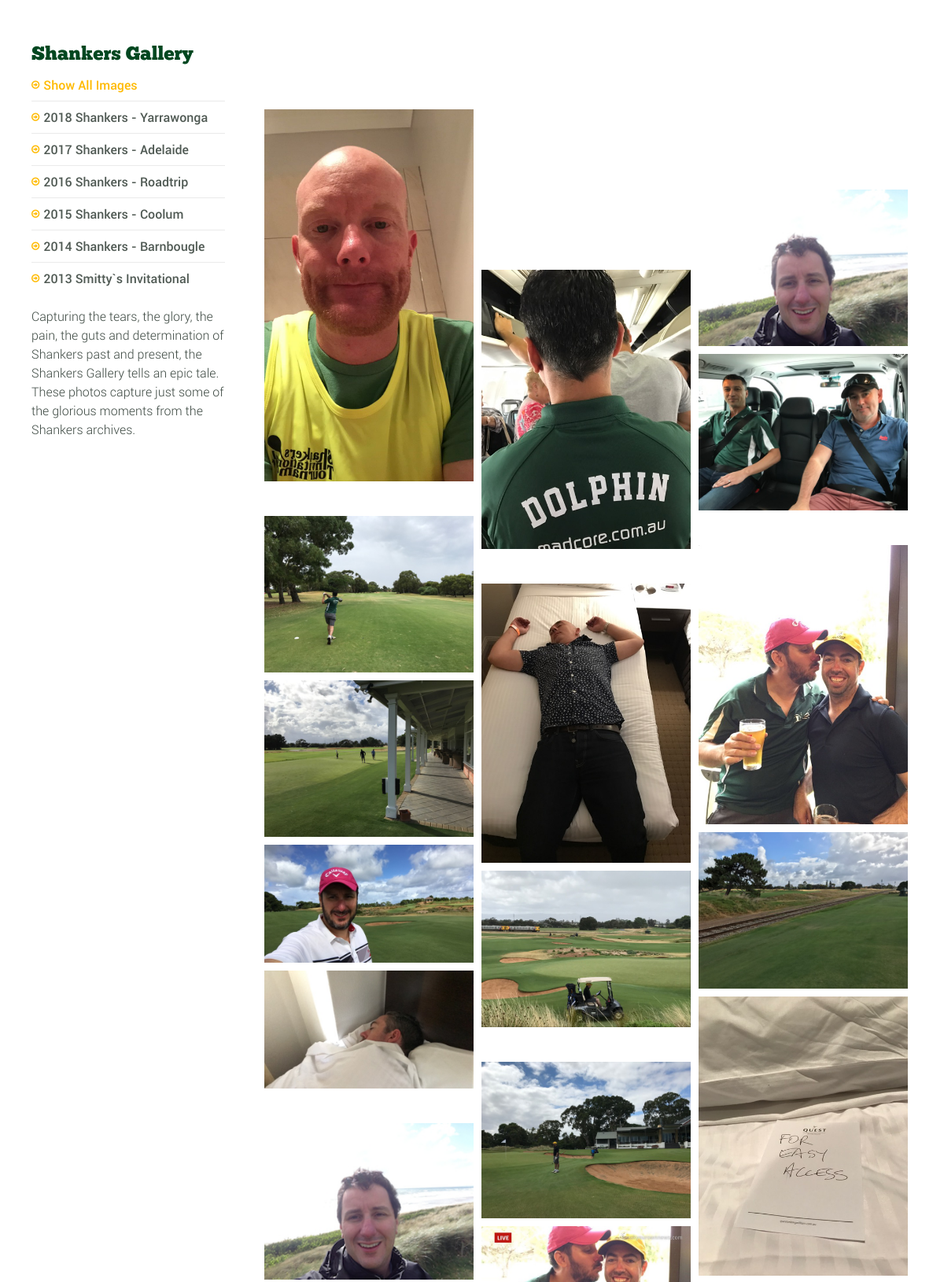
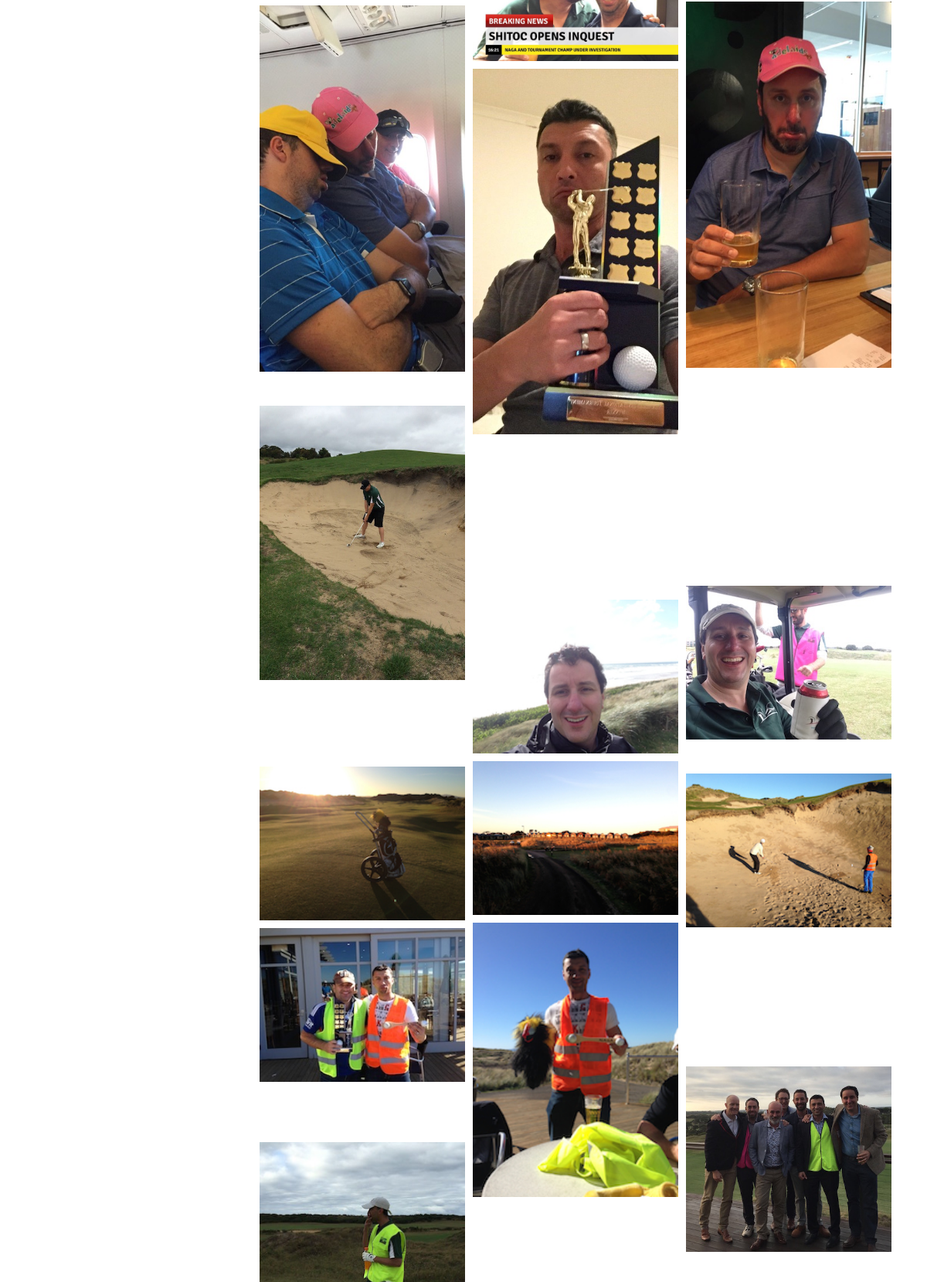
The page /shankersinvitational/past.php (upper part) on the database its author committed (2 pictures, top to bottom).
### tables this page shows
CREATE TABLE IF NOT EXISTS `competition` (
  `id` int(11) NOT NULL,
  `yearid` smallint(6) NOT NULL,
  `venue` text NOT NULL,
  `startdate` date NOT NULL,
  `enddate` date NOT NULL,
  `compname` text NOT NULL,
  `photocount` int(11) DEFAULT NULL
);

CREATE TABLE IF NOT EXISTS `year` (
  `id` int(11) NOT NULL,
  `year` smallint(6) NOT NULL
);

### shankersinvitational/dbutils.php (called while the page is built, shortened)
<?
function mhdbconnect(&$err) {
  $UID	= "shankers";
  $PWD	= "mKS6dAMUNCvF5R8Y";
  $dbcon =  mysql_connect('127.0.0.1', $UID, $PWD);
 return $dbcon;
}
function mhexecquery($query, &$err) {
  $dbcon =  mhdbconnect($err);
  if ($dbcon) {
    $result = mysql_db_query ('shankersinvitational', $query);
  }
  return $result;
}
?>

### shankersinvitational/past.php (the view, shortened to what this page needs)
<?
include 'dbutils.php';
$comperr="";
$query = "select competition.id as compid, competition.compname, competition.venue, competition.photocount, year.year from competition inner join year on competition.yearid = year.id order by startdate desc";
$comps = mhexecquery($query, $comperr);
?>
<!DOCTYPE html>
 <html class="no-js">
    <head>
        <link rel="stylesheet" type="text/css" href="css/normalize.min.css">
        <link rel="stylesheet" type="text/css" href="styles.css">
        <link rel="stylesheet" type="text/css" href="css/font-awesome.min.css">
        <link rel="stylesheet" type="text/css" href="css/jquery.sidr.light.css">
        <link rel="stylesheet" type="text/css" href="js/media/mediaelementplayer.min.css" />
        <link rel="stylesheet" type="text/css" href="js/owl-carousel/owl.carousel.css">
        <link rel="stylesheet" type="text/css" href="js/fancybox/jquery.fancybox.css?v=2.1.4"/>
        <link rel="stylesheet" type="text/css" href="css/mosaic.css" />
        <link rel="stylesheet" type="text/css" href="css/responsive.css">
        <link rel="stylesheet" type="text/css" href="css/rs-plugin.css">
        <link rel="stylesheet" type="text/css" href="js/rs-plugin/css/settings.css" />
        <link rel="stylesheet" type="text/css" href="css/tooltipster.css">
        <link rel="stylesheet" type="text/css" href="css/mega.css" />
        <link rel="stylesheet" type="text/css" href="css/skin1.css">
        <link rel="stylesheet" type="text/css" href="css/full.css">
    </head>
    <body>
	<div class="outter-wrapper body-wrapper">
		<div class="wrapper ad-pad clearfix">
			<div class="col-1-1">
				<div class="clearfix">
					<div class="col-1-4">
						<h3>Shankers Gallery</h3>
						<ul class="list-4 widget-list option-set" id="filter" data-option-key="filter">
						 	<li><a href="#show-all" data-option-value="*" class="selected">Show All Images</a></li>
<?php 					$iii = 0;
						while ($row = mysql_fetch_assoc($comps)) {
							if ($row['photocount'] . 0 > 0 ) {?>
						 	<li><a href="#cat-<?php echo $row['compid']?>" data-option-value=".cat-<?php echo $row['compid']?>"><?php echo $row['compname']?></a></li>
<?php }}
?>
</ul>
						<p>Capturing the tears, the glory, the pain, the guts and determination of Shankers past and present, the Shankers Gallery tells an epic tale.  These photos capture just some of the glorious moments from the Shankers archives.
						</p>
					</div>
					<div class="col-3-4 last thumb-gallery super-list variable-sizes clearfix" id="thumb-gallery">
						<?php $iii = 1;
						while ($row = mysql_fetch_assoc($comps)) {
							$jjj = 1;
							while ($jjj<=$row['photocount']) {
?>
						<div class="col-1-3 element cat-<?php echo $row['compid']?>">
							<div class="mosaic-block circle"><a href="gallery/<?php echo $row['year'] . "/" . $jjj?>.jpg" class="mosaic-overlay fancybox" data-fancybox-group="gallery" title="<?php echo $row['year'] ?>"></a>
							<div class="mosaic-backdrop"><img src="gallery/<?php echo $row['year'] . "/" . $jjj?>.jpg" alt="" /></div></div>
						</div>
<?php 					$jjj = $jjj+1;
							}
						}
						?>
					</div>
				</div>
			</div>
		</div>
	</div>
    </body>
</html>

### shankersinvitational/styles.css (style rules this page uses)
html { font-size: 1em; line-height: 1.5; padding: 0 1em 2em; }
h1, h2, h3 { line-height: 100%; }
h1, h2, h3, h4, h5, h6 { margin-top: 15px; margin-bottom: 15px; }
h1, h2, h3 { margin-top: 25px; }
h3 { font-size: 24px; }
audio, canvas, img, video { vertical-align: middle; }
.body-wrapper { padding-bottom: 2em; padding-top: 1em; }
.ad-pad.wrapper { padding-top: 2em; padding-bottom: 3em; }
img { max-width: 100%; height: auto; vertical-align: middle; border: none; }
a { -webkit-transition: all 150ms ease-in-out; -moz-transition: all 150ms ease-in-out; -ms-transition: all 150ms ease-in-out; -o-transition: all 150ms ease-in-out; transition: all 150ms ease-in-out; cursor: pointer; }
.body-wrapper ul, .body-wrapper ol, .footer-wrapper ul, .footer-wrapper ol { list-style-type: none; padding-left: 0px; margin-top: 0; -webkit-box-sizing: border-box; -moz-box-sizing: border-box; box-sizing: border-box; }
ul li, ol li, .footer-wrapper ul li, .footer-wrapper ol li { padding-left: 13px; }
.body-wrapper ul li:before, .body-wrapper ol li:before, .footer-wrapper ul li:before, .footer-wrapper ol li:before { margin-left: -13px; }
ul.widget-list.list-1 li, ul.widget-list.list-2 li, ul.widget-list.list-3 li, ul.widget-list.list-4 li { padding-left: 13px; }
ul.list-4 li:before, .footer-wrapper ul.list-4 li:before { content: ""; padding-right: 5px; font-family: "FontAwesome"!important; font-style: normal; font-size: 12px; position: relative; top: -2px; }
ul.widget-list li { border-bottom-style: solid; border-bottom-width: 1px; margin-bottom: 0.5em; padding-bottom: 0.5em; padding-left: 0; }
ul.widget-list li:last-child { border: none; }
.btn, .btn-2, .btn-3, input[type=button], input[type=submit], button, .option-set li a { border: none; padding: .5em 1.5em; white-space: normal; text-align: center; display: inline-block; -webkit-transition: all 250ms ease-in-out; -moz-transition: all 250ms ease-in-out; -ms-transition: all 250ms ease-in-out; -o-transition: all 250ms ease-in-out; transition: all 250ms ease-in-out; margin-bottom: .5em; margin-top: .5em; text-decoration: none; -webkit-box-sizing: border-box; -moz-box-sizing: border-box; box-sizing: border-box; border-radius: 2px; background: url(img/btn-bg.png) repeat-x 0 0; }
.full, .col-1-1, input.col-1-1 { width: 100%; float: none; }
.third, .col-1-3, input.col-1-3 { width: 30%; margin-right: 5%; float: left; }
.fourth, .col-1-4 { width: 22%; margin-right: 4%; float: left; }
.three-fourths, .col-3-4 { width: 74%; margin-right: 4%; float: left; }
.isotope-item.col-1-3 { width: 33.3%; margin-right: 0%; }
.isotope-item { z-index: 2; padding: 5px; -webkit-box-sizing: border-box; -moz-box-sizing: border-box; box-sizing: border-box; }
.isotope-item .mosaic-block { margin-bottom: 0; }
.isotope, .isotope .isotope-item { -webkit-transition-duration: 0.8s; -moz-transition-duration: 0.8s; -ms-transition-duration: 0.8s; -o-transition-duration: 0.8s; transition-duration: 0.8s; }
.isotope { -webkit-transition-property: height, width; -moz-transition-property: height, width; -ms-transition-property: height, width; -o-transition-property: height, width; transition-property: height, width; }
.isotope .isotope-item { -webkit-transition-property: -webkit-transform, opacity; -moz-transition-property: -moz-transform, opacity; -ms-transition-property: -ms-transform, opacity; -o-transition-property: top, left, opacity; transition-property: transform, opacity; }
.option-set { margin-top: 25px; margin-bottom: 15px; padding-left: 0; }
.option-set li { display: inline-block; list-style-type: none; padding-left: 0; }
.option-set li a { font-size: 12px; padding: .3em .5em; }
.widget-list.option-set li { display: block; }
.widget-list.option-set li a { background: none!important; padding: 0; margin-top: 0; margin-bottom: 0; font-size: 16px; }
.clearfix:before, .clearfix:after { content: " "; display: table; }
.clearfix:after { clear: both; }
.clearfix { *zoom: 1; }
.last, input.last { padding-right: 0; margin-right: 0; }

### shankersinvitational/css/full.css (style rules this page uses)
html { padding: 0; }
.outter-wrapper { margin: 0 auto; max-width: 100%; padding: 0; }
.wrapper { max-width: 1160px; margin: 0 auto; -webkit-box-sizing: border-box; -moz-box-sizing: border-box; box-sizing: border-box; padding: 1em 20px; }

### rows shown on the page
competition: compname "2018 Shankers - Yarrawonga", photocount 20 (drawn), yearid.year (picture)
competition: compname "2017 Shankers - Adelaide", photocount 22 (drawn), yearid.year (picture)
competition: compname "2016 Shankers - Roadtrip", yearid.year (picture)
competition: compname "2015 Shankers - Coolum"
competition: compname "2014 Shankers - Barnbougle"
competition: compname "2013 Smitty`s Invitational"
